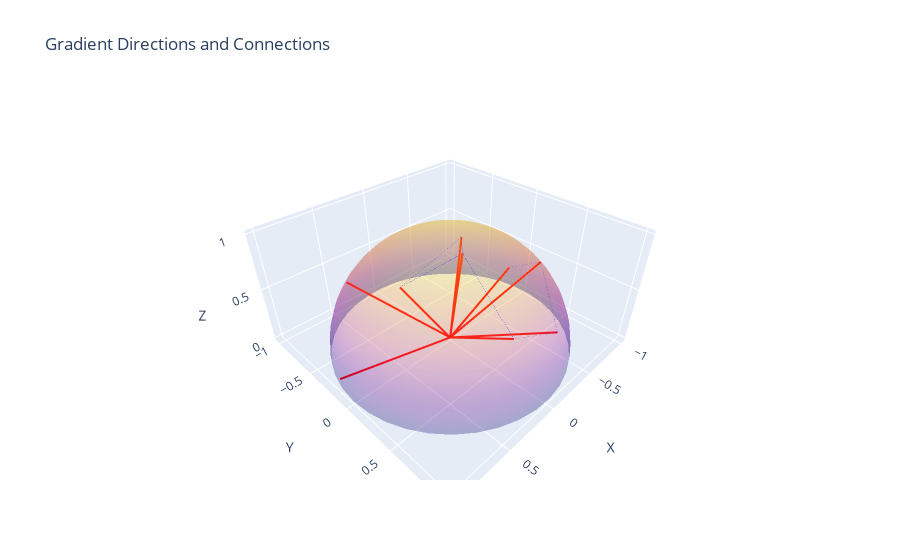

The notebook cell this image was saved under:
### Code cell
import numpy as np
import plotly.graph_objects as go

def create_sphere_plot(directions, threshold_angle=45):
    """
    Create an interactive 3D plot with:
    - Hemisphere surface
    - Arrows showing gradient directions
    - Edges between similar directions
    
    Args:
        directions: numpy array of shape (N, 3) with unit vectors
        threshold_angle: angle in degrees below which directions are connected
    """
    # Create hemisphere surface
    phi = np.linspace(0, np.pi/2, 20)
    theta = np.linspace(0, 2*np.pi, 40)
    phi, theta = np.meshgrid(phi, theta)
    
    x = np.sin(phi) * np.cos(theta)
    y = np.sin(phi) * np.sin(theta)
    z = np.cos(phi)
    
    # Initialize figure
    fig = go.Figure()
    
    # Add hemisphere surface
    fig.add_trace(go.Surface(
        x=x, y=y, z=z,
        opacity=0.3,
        showscale=False
    ))
    
    # Add directions as arrows
    for direction in directions:
        # Arrow start at origin
        x = [0, direction[0]]
        y = [0, direction[1]]
        z = [0, direction[2]]
        
        fig.add_trace(go.Scatter3d(
            x=x, y=y, z=z,
            mode='lines',
            line=dict(color='red', width=4),
            showlegend=False
        ))
        
    # Add connections between similar directions
    for i in range(len(directions)):
        for j in range(i+1, len(directions)):
            # Calculate angle between directions
            angle = np.arccos(np.clip(np.dot(directions[i], directions[j]), -1.0, 1.0))
            angle_deg = np.degrees(angle)
            
            # Connect if angle is below threshold
            if angle_deg < threshold_angle:
                fig.add_trace(go.Scatter3d(
                    x=[directions[i][0], directions[j][0]],
                    y=[directions[i][1], directions[j][1]],
                    z=[directions[i][2], directions[j][2]],
                    mode='lines',
                    line=dict(color='blue', width=1, dash='dash'),
                    opacity=0.5,
                    showlegend=False
                ))
    
    # Update layout for better visualization
    fig.update_layout(
        scene = dict(
            xaxis_title='X',
            yaxis_title='Y',
            zaxis_title='Z',
            aspectmode='data'
        ),
        showlegend=False,
        title='Gradient Directions and Connections'
    )
    
    return fig

# Example usage:
# Generate some example directions (replace with your actual directions)
np.random.seed(42)
n_directions = 10
theta = np.random.uniform(0, np.pi/2, n_directions)
phi = np.random.uniform(0, 2*np.pi, n_directions)

directions = np.array([
    [np.sin(t)*np.cos(p), np.sin(t)*np.sin(p), np.cos(t)]
    for t, p in zip(theta, phi)
])

# Create and show plot
fig = create_sphere_plot(directions, threshold_angle=45)
fig.show()

### Figure 1 — Plotly figure (JSON) as saved in the notebook; plotly's stock layout.template omitted (floating-point values rounded to 4 significant figures; data arrays with more than 128 entries replaced by an {"elided": "..."} marker saying what was removed)
{"data": [{"opacity": 0.3, "showscale": false, "type": "surface", "x": {"elided": "40x20 float values"}, "y": {"elided": "40x20 float values"}, "z": {"elided": "40x20 float values"}}, {"line": {"color": "red", "width": 4}, "mode": "lines", "showlegend": false, "type": "scatter3d", "x": [0, 0.5503], "y": [0, 0.07158], "z": [0, 0.8319]}, {"line": {"color": "red", "width": 4}, "mode": "lines", "showlegend": false, "type": "scatter3d", "x": [0, 0.9792], "y": [0, -0.1874], "z": [0, 0.07734]}, {"line": {"color": "red", "width": 4}, "mode": "lines", "showlegend": false, "type": "scatter3d", "x": [0, 0.4519], "y": [0, -0.793], "z": [0, 0.4087]}, {"line": {"color": "red", "width": 4}, "mode": "lines", "showlegend": false, "type": "scatter3d", "x": [0, 0.1894], "y": [0, 0.7853], "z": [0, 0.5895]}, {"line": {"color": "red", "width": 4}, "mode": "lines", "showlegend": false, "type": "scatter3d", "x": [0, 0.1008], "y": [0, 0.2207], "z": [0, 0.9701]}, {"line": {"color": "red", "width": 4}, "mode": "lines", "showlegend": false, "type": "scatter3d", "x": [0, 0.09857], "y": [0, 0.2217], "z": [0, 0.9701]}, {"line": {"color": "red", "width": 4}, "mode": "lines", "showlegend": false, "type": "scatter3d", "x": [0, -0.03045], "y": [0, 0.08587], "z": [0, 0.9958]}, {"line": {"color": "red", "width": 4}, "mode": "lines", "showlegend": false, "type": "scatter3d", "x": [0, -0.9662], "y": [0, -0.1515], "z": [0, 0.2087]}, {"line": {"color": "red", "width": 4}, "mode": "lines", "showlegend": false, "type": "scatter3d", "x": [0, -0.7371], "y": [0, 0.3359], "z": [0, 0.5864]}, {"line": {"color": "red", "width": 4}, "mode": "lines", "showlegend": false, "type": "scatter3d", "x": [0, -0.2297], "y": [0, 0.8668], "z": [0, 0.4427]}, {"line": {"color": "blue", "dash": "dash", "width": 1}, "mode": "lines", "opacity": 0.5, "showlegend": false, "type": "scatter3d", "x": [0.5503, 0.1008], "y": [0.07158, 0.2207], "z": [0.8319, 0.9701]}, {"line": {"color": "blue", "dash": "dash", "width": 1}, "mode": "lines", "opacity": 0.5, "showlegend": false, "type": "scatter3d", "x": [0.5503, 0.09857], "y": [0.07158, 0.2217], "z": [0.8319, 0.9701]}, {"line": {"color": "blue", "dash": "dash", "width": 1}, "mode": "lines", "opacity": 0.5, "showlegend": false, "type": "scatter3d", "x": [0.5503, -0.03045], "y": [0.07158, 0.08587], "z": [0.8319, 0.9958]}, {"line": {"color": "blue", "dash": "dash", "width": 1}, "mode": "lines", "opacity": 0.5, "showlegend": false, "type": "scatter3d", "x": [0.1894, 0.1008], "y": [0.7853, 0.2207], "z": [0.5895, 0.9701]}, {"line": {"color": "blue", "dash": "dash", "width": 1}, "mode": "lines", "opacity": 0.5, "showlegend": false, "type": "scatter3d", "x": [0.1894, 0.09857], "y": [0.7853, 0.2217], "z": [0.5895, 0.9701]}, {"line": {"color": "blue", "dash": "dash", "width": 1}, "mode": "lines", "opacity": 0.5, "showlegend": false, "type": "scatter3d", "x": [0.1894, -0.2297], "y": [0.7853, 0.8668], "z": [0.5895, 0.4427]}, {"line": {"color": "blue", "dash": "dash", "width": 1}, "mode": "lines", "opacity": 0.5, "showlegend": false, "type": "scatter3d", "x": [0.1008, 0.09857], "y": [0.2207, 0.2217], "z": [0.9701, 0.9701]}, {"line": {"color": "blue", "dash": "dash", "width": 1}, "mode": "lines", "opacity": 0.5, "showlegend": false, "type": "scatter3d", "x": [0.1008, -0.03045], "y": [0.2207, 0.08587], "z": [0.9701, 0.9958]}, {"line": {"color": "blue", "dash": "dash", "width": 1}, "mode": "lines", "opacity": 0.5, "showlegend": false, "type": "scatter3d", "x": [0.09857, -0.03045], "y": [0.2217, 0.08587], "z": [0.9701, 0.9958]}, {"line": {"color": "blue", "dash": "dash", "width": 1}, "mode": "lines", "opacity": 0.5, "showlegend": false, "type": "scatter3d", "x": [-0.9662, -0.7371], "y": [-0.1515, 0.3359], "z": [0.2087, 0.5864]}, {"line": {"color": "blue", "dash": "dash", "width": 1}, "mode": "lines", "opacity": 0.5, "showlegend": false, "type": "scatter3d", "x": [-0.7371, -0.2297], "y": [0.3359, 0.8668], "z": [0.5864, 0.4427]}], "layout": {"scene": {"aspectmode": "data", "xaxis": {"title": {"text": "X"}}, "yaxis": {"title": {"text": "Y"}}, "zaxis": {"title": {"text": "Z"}}}, "showlegend": false, "title": {"text": "Gradient Directions and Connections"}}}
